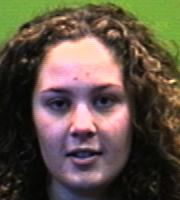
#> input picture img/Essex_Faces/94/anpage.19.jpg, 180 x 200 px, given in place of 94, which was not available
$ python Bayes_Model_Training.py ../img/Essex_Faces/94   (older library calls are emulated)
#> lines starting #> are read from the running program, lines starting #| are printed output that depends on the picture; after the words box and inside, x2 and y2 are one past the last pixel; in counts of white or black regions, pixels touching at a corner belong together; pictures that were not available may be replaced by others from this repository, and a replacement may not be noted
### src/features.py
import cv2
import numpy as np


VALID_FEATURE_SPACES = ("rgb", "hsv", "ycrcb", "cbcr_grad")


def list_feature_spaces():
    return VALID_FEATURE_SPACES


def extract_feature_image(img_bgr, feature_space):
    if feature_space not in VALID_FEATURE_SPACES:
        raise ValueError(f"Unknown feature space '{feature_space}'.")

    if feature_space == "rgb":
        img_rgb = cv2.cvtColor(img_bgr, cv2.COLOR_BGR2RGB)
        return img_rgb.astype(np.float32), ("R", "G", "B")

    if feature_space == "hsv":
        img_hsv = cv2.cvtColor(img_bgr, cv2.COLOR_BGR2HSV)
        return img_hsv.astype(np.float32), ("H", "S", "V")

    if feature_space == "ycrcb":
        img_ycrcb = cv2.cvtColor(img_bgr, cv2.COLOR_BGR2YCrCb)
        return img_ycrcb.astype(np.float32), ("Y", "Cr", "Cb")

    img_ycrcb = cv2.cvtColor(img_bgr, cv2.COLOR_BGR2YCrCb)
    y_channel, cr_channel, cb_channel = cv2.split(img_ycrcb)
    grad_x = cv2.Sobel(y_channel, cv2.CV_32F, 1, 0, ksize=3)
    grad_y = cv2.Sobel(y_channel, cv2.CV_32F, 0, 1, ksize=3)
    grad_norm = cv2.magnitude(grad_x, grad_y)
    feature_image = np.dstack(
        [
            cb_channel.astype(np.float32),
            cr_channel.astype(np.float32),
            grad_norm.astype(np.float32),
        ]
    )
    return feature_image, ("Cb", "Cr", "|grad(Y)|")


# [5 lines left out: function flatten_feature_image, not called in this run]

### src/Bayes_Model_Training.py
import argparse
import json
from datetime import datetime, timezone
from pathlib import Path

import cv2
import numpy as np
from sklearn.discriminant_analysis import QuadraticDiscriminantAnalysis
from sklearn.naive_bayes import GaussianNB

from features import extract_feature_image, flatten_feature_image, list_feature_spaces


LABEL_SKIN = 1
LABEL_NON_SKIN = -1


class ROISelector:
    def __init__(self):
        self.start = None
        self.end = None
        self.current_roi = None
        self.is_drawing = False

    # [23 lines left out: functions clear, callback, not called in this run]

    def preview_roi(self):
        if self.start is None or self.end is None:
            return None
        return self._normalized_roi()

    # [10 lines left out: function _normalized_roi, not called in this run]


def parse_args():
    parser = argparse.ArgumentParser(
        description="Interactive Bayesian training for skin vs non-skin pixel classification."
    )
    parser.add_argument(
        "train_images",
        nargs="+",
        help="One or more training image paths.",
    )
    parser.add_argument(
        "--test-image",
        default=None,
        help="Optional test image path. Default: first training image.",
    )
    parser.add_argument(
        "--features",
        choices=list_feature_spaces(),
        default="cbcr_grad",
        help="Feature space used for training and prediction.",
    )
    parser.add_argument(
        "--model",
        choices=["qda", "gnb"],
        default="qda",
        help="Classifier model.",
    )
    parser.add_argument(
        "--decision",
        choices=["map", "ml"],
        default="map",
        help="Decision criterion. map uses empirical priors, ml uses uniform priors.",
    )
    parser.add_argument(
        "--output-dir",
        default="outputs/bayes",
        help="Base output directory for predictions and metadata.",
    )
    return parser.parse_args()


def load_color_image(image_path):
    img_bgr = cv2.imread(str(image_path), -1)
    if img_bgr is None:
        raise FileNotFoundError(f"Could not read image '{image_path}'.")
    if img_bgr.ndim != 3 or img_bgr.shape[2] != 3:
        raise ValueError("Input image must be a 3-channel color image.")
    return img_bgr


def annotate_single_image_samples(train_path, train_bgr, train_features, image_index, total_images):
    selector = ROISelector()
    window_name = f"Training image ({image_index}/{total_images})"
    cv2.namedWindow(window_name)
    cv2.setMouseCallback(window_name, selector.callback)
    exit_label = "next" if image_index < total_images else "done"

    feature_batches = []
    label_batches = []
    roi_count = {"skin": 0, "non_skin": 0}
    pixel_count = {"skin": 0, "non_skin": 0}
    label_key_map = {
        ord("p"): ("skin", LABEL_SKIN),
        ord("n"): ("non_skin", LABEL_NON_SKIN),
    }

    print(f"Annotating image {image_index}/{total_images}: {train_path}")
    print("Instructions: draw ROI with mouse, press 'p' for skin, 'n' for non-skin.")
    if image_index < total_images:
        print("Press 'r' to reset current ROI and 'q' to continue to the next image.")
    else:
        print("Press 'r' to reset current ROI and 'q' when annotation is done.")

    while True:
        display = train_bgr.copy()
        roi_to_draw = selector.preview_roi()
        if roi_to_draw is not None:
            x0, y0, x1, y1 = roi_to_draw
            cv2.rectangle(display, (x0, y0), (x1, y1), (0, 255, 0), 2)

        cv2.putText(
            display,
            f"Image {image_index}/{total_images} | p:skin n:non_skin r:reset q:{exit_label}",
            (10, 20),
            cv2.FONT_HERSHEY_SIMPLEX,
            0.5,
            (255, 255, 255),
            1,
            cv2.LINE_AA,
        )
        cv2.imshow(window_name, display)

        if cv2.getWindowProperty(window_name, cv2.WND_PROP_VISIBLE) < 1:
            break

        key = cv2.waitKey(20) & 0xFF
        if key == ord("q"):
            break
        if key == ord("r"):
            selector.clear()
            continue

        if key not in label_key_map:
            continue

        if selector.current_roi is None:
            print("No ROI selected. Draw a non-empty rectangle first.")
            continue

        class_name, label_value = label_key_map[key]
        x0, y0, x1, y1 = selector.current_roi
        roi_features = train_features[y0:y1, x0:x1]
        if roi_features.size == 0:
            print("Empty ROI ignored.")
            selector.clear()
            continue

        batch_features = roi_features.reshape(-1, roi_features.shape[2])
        batch_labels = np.full((batch_features.shape[0],), label_value, dtype=np.int32)
        feature_batches.append(batch_features)
        label_batches.append(batch_labels)
        roi_count[class_name] += 1
        pixel_count[class_name] += batch_features.shape[0]
        print(
            f"Recorded {class_name} ROI: ({x0},{y0})-({x1},{y1})"
            f" with {batch_features.shape[0]} pixels."
        )
        selector.clear()

    cv2.destroyWindow(window_name)
    if not feature_batches:
        return None, None, roi_count, pixel_count

    X_train = np.concatenate(feature_batches, axis=0)
    y_train = np.concatenate(label_batches, axis=0)
    return X_train, y_train, roi_count, pixel_count


def annotate_training_samples(train_paths, feature_space):
    feature_batches = []
    label_batches = []
    total_roi_count = {"skin": 0, "non_skin": 0}
    total_pixel_count = {"skin": 0, "non_skin": 0}
    feature_names = None

    for image_index, train_path in enumerate(train_paths, start=1):
        train_bgr = load_color_image(train_path)
        print(
            "Training image:",
            train_bgr.shape[0],
            "rows x",
            train_bgr.shape[1],
            "cols x",
            train_bgr.shape[2],
            "channels",
        )
        train_feature_image, current_feature_names = extract_feature_image(
            train_bgr, feature_space
        )
        if feature_names is None:
            feature_names = current_feature_names

        X_image, y_image, roi_count, pixel_count = annotate_single_image_samples(
            train_path,
            train_bgr,
            train_feature_image,
            image_index,
            len(train_paths),
        )
        if X_image is not None:
            feature_batches.append(X_image)
            label_batches.append(y_image)
        for class_name in total_roi_count:
            total_roi_count[class_name] += roi_count[class_name]
            total_pixel_count[class_name] += pixel_count[class_name]

    if not feature_batches:
        raise RuntimeError("No training samples were annotated across the selected training images.")

    X_train = np.concatenate(feature_batches, axis=0)
    y_train = np.concatenate(label_batches, axis=0)
    if LABEL_SKIN not in y_train or LABEL_NON_SKIN not in y_train:
        raise RuntimeError(
            "Need both classes before training. Add at least one 'p' ROI and one 'n' ROI."
        )
    return X_train, y_train, feature_names, total_roi_count, total_pixel_count


# [73 lines left out: functions make_classifier, predict_mask_and_probability, build_overlay, save_outputs, not called in this run]


def main():
    args = parse_args()
    train_paths = [Path(train_image) for train_image in args.train_images]
    test_path = Path(args.test_image) if args.test_image is not None else train_paths[0]

    X_train, y_train, feature_names, roi_count, pixel_count = annotate_training_samples(
        train_paths, args.features
    )
#> in load_color_image, img_bgr is the input picture: shape (200, 180, 3); mean B, G, R 69.8, 83.1, 95.8
#| Training image: 200 rows x 180 cols x 3 channels
#> in extract_feature_image, `img_ycrcb = cv2.cvtColor(img_bgr, cv2.COLOR_BGR2YCrCb)`: img_ycrcb: shape (200, 180, 3); mean of channels 0, 1, 2 85.4, 135.4, 119.2
#> in extract_feature_image, `y_channel, cr_channel, cb_channel = cv2.split(img_ycrcb)`:
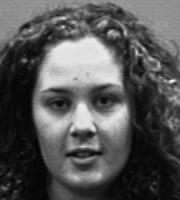
#> y_channel: shape (200, 180); min 2, max 239, mean 85.4
#> in extract_feature_image, `y_channel, cr_channel, cb_channel = cv2.split(img_ycrcb)`:
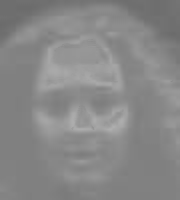
#> cr_channel: shape (200, 180); min 107, max 175, mean 135.4
#> in extract_feature_image, `y_channel, cr_channel, cb_channel = cv2.split(img_ycrcb)`:
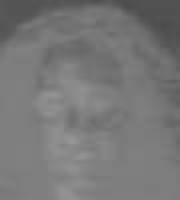
#> cb_channel: shape (200, 180); min 76, max 151, mean 119.2
#> in extract_feature_image, `grad_x = cv2.Sobel(y_channel, cv2.CV_32F, 1, 0, ksize=3)`:
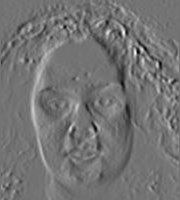
#> grad_x: shape (200, 180) float32; min -389, max 468, mean 1.8; drawn with min black and max white
#> in extract_feature_image, `grad_y = cv2.Sobel(y_channel, cv2.CV_32F, 0, 1, ksize=3)`:
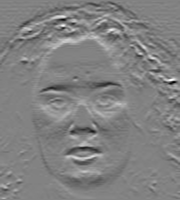
#> grad_y: shape (200, 180) float32; min -548, max 524, mean -4.7; drawn with min black and max white
#> in extract_feature_image, `grad_norm = cv2.magnitude(grad_x, grad_y)`:
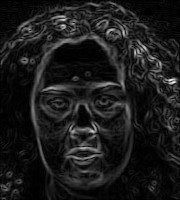
#> grad_norm: shape (200, 180) float32; min 0, max 598.3, mean 64.7; drawn with min black and max white
#> in extract_feature_image, `feature_image = np.dstack( [ cb_channel.astype(np.float32), cr_channel..`: feature_image: shape (200, 180, 3) float32; mean of channels 0, 1, 2 119.2, 135.4, 64.7
#> in annotate_training_samples, `train_feature_image, current_feature_names = extract_feature_image( tr..`: current_feature_names = ('Cb', 'Cr', '|grad(Y)|')
#> in annotate_single_image_samples, `cv2.putText( display, f"Image {image_index}/{total_images} | p:skin n:..`:
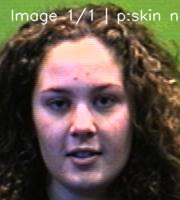
#> display: shape (200, 180, 3); 2.57% of pixels changed, all inside (x1, y1, x2, y2) = (11, 7, 179, 26)
#> (key q is pressed here)
#> in annotate_training_samples, `X_image, y_image, roi_count, pixel_count = annotate_single_image_sampl..`: roi_count = {'skin': 0, 'non_skin': 0}

    classifier = make_classifier(args.model, args.decision)
    classifier.fit(X_train, y_train)

    test_bgr = load_color_image(test_path)
    test_feature_image, _ = extract_feature_image(test_bgr, args.features)
    mask, probability_map = predict_mask_and_probability(classifier, test_feature_image)
    overlay = build_overlay(test_bgr, mask)

    run_dir = (
        Path(args.output_dir)
        / test_path.stem
        / f"{args.features}_{args.model}_{args.decision}"
    )
    save_outputs(
        args,
        run_dir,
        train_paths,
        test_path,
        mask,
        overlay,
        probability_map,
        feature_names,
        roi_count,
        pixel_count,
        X_train,
        y_train,
    )
    print(f"Outputs saved in: {run_dir}")

    cv2.imshow("Predicted mask", mask)
    cv2.imshow("Skin overlay", overlay)
    if probability_map is not None:
        cv2.imshow("Skin probability", probability_map)
    cv2.waitKey(0)
    cv2.destroyAllWindows()


if __name__ == "__main__":
#> (the run stopped early here; a loop or call above may not have finished)

$ run again, on img/Essex_Faces/94/asamma.19.jpg
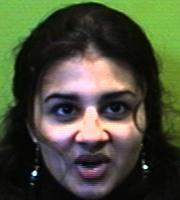
#> input picture img/Essex_Faces/94/asamma.19.jpg, 180 x 200 px, given in place of 94, which was not available
#> in load_color_image, img_bgr is the input picture: shape (200, 180, 3); mean B, G, R 58.6, 78.8, 74.7
#| Training image: 200 rows x 180 cols x 3 channels
#> img_ycrcb: shape (200, 180, 3); mean of channels 0, 1, 2 75.3, 127.6, 118.6
#> in extract_feature_image, `grad_norm = cv2.magnitude(grad_x, grad_y)`:
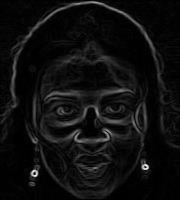
#> grad_norm: shape (200, 180) float32; min 0, max 930.6, mean 55.6; drawn with min black and max white
#> feature_image: shape (200, 180, 3) float32; mean of channels 0, 1, 2 118.6, 127.6, 55.6
#> current_feature_names = ('Cb', 'Cr', '|grad(Y)|')
#> in annotate_single_image_samples, `cv2.putText( display, f"Image {image_index}/{total_images} | p:skin n:..`:
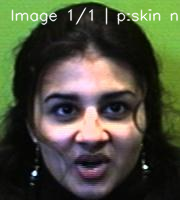
#> display: shape (200, 180, 3); 2.57% of pixels changed, all inside (x1, y1, x2, y2) = (11, 7, 179, 26)
#> roi_count = {'skin': 0, 'non_skin': 0}

$ run again, on img/Essex_Faces/94/asheal.18.jpg
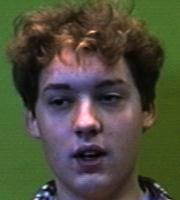
#> input picture img/Essex_Faces/94/asheal.18.jpg, 180 x 200 px, given in place of 94, which was not available
#> in load_color_image, img_bgr is the input picture: shape (200, 180, 3); mean B, G, R 60.1, 78.2, 78.1
#| Training image: 200 rows x 180 cols x 3 channels
#> img_ycrcb: shape (200, 180, 3); mean of channels 0, 1, 2 76.1, 129.5, 119
#> in extract_feature_image, `grad_norm = cv2.magnitude(grad_x, grad_y)`:
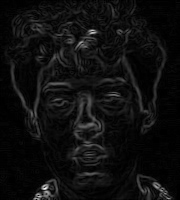
#> grad_norm: shape (200, 180) float32; min 0, max 733.1, mean 43.6; drawn with min black and max white
#> feature_image: shape (200, 180, 3) float32; mean of channels 0, 1, 2 119, 129.5, 43.6
#> current_feature_names = ('Cb', 'Cr', '|grad(Y)|')
#> in annotate_single_image_samples, `cv2.putText( display, f"Image {image_index}/{total_images} | p:skin n:..`:
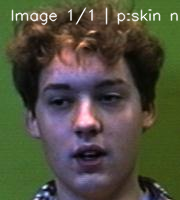
#> display: shape (200, 180, 3); 2.57% of pixels changed, all inside (x1, y1, x2, y2) = (11, 7, 179, 26)
#> roi_count = {'skin': 0, 'non_skin': 0}
